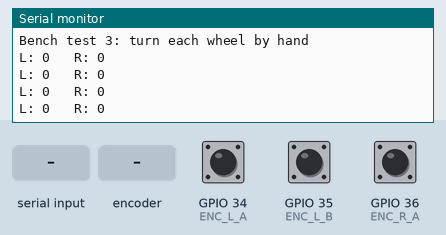
The sketch below on a simulated ESP32. Parts: the last lines printed to the serial monitor. Inputs (shaded band) come from the test bench; at power-on: GPIO 34 (ENC_L_A) HIGH, GPIO 35 (ENC_L_B) HIGH, GPIO 36 (ENC_R_A) HIGH.

Above: at 1.2 s.
1.3 s: "r" received over Serial
At 1.46 s:
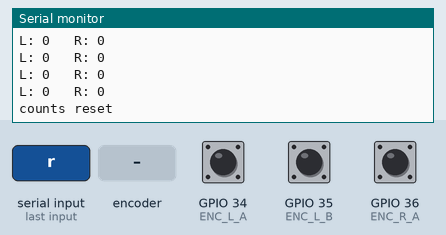
2.8 s: rotary encoder on GPIO 34 (ENC_L_A) / GPIO 35 (ENC_L_B) turned 1 step (first pin leading)
At 3.18 s:
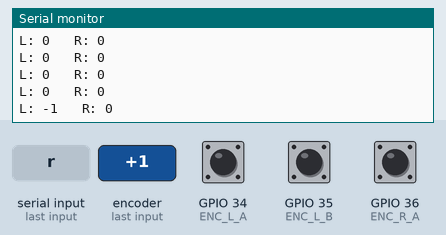
4.5 s: rotary encoder on GPIO 34 (ENC_L_A) / GPIO 35 (ENC_L_B) turned 1 step (first pin leading)
At 4.93 s:
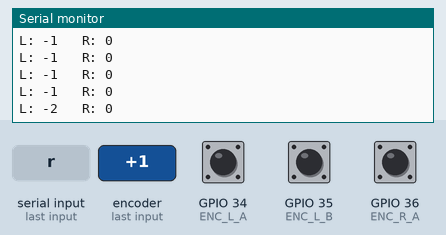
Timing chart, 0 to 7.5 s (numbered marks = the images above; inputs shaded):
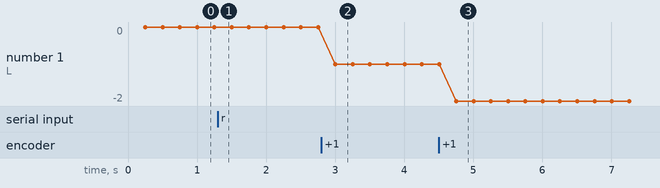

Measured:
- after the input at 1.3 s, the serial monitor: prints a new line at once (image 1)
- after the input at 2.8 s, the serial monitor: prints a new line after 0.20 s (image 2)
- after the input at 4.5 s, the serial monitor: prints a new line after 0.25 s (image 3)
- plotted number 1: 0 → -1 after the input at 2.8 s, -1 → -2 after the input at 4.5 s

The sketch:

test_03_encoders.ino
```cpp
// turn each wheel by hand, motors off. counts should move and go up for forward.
// counting down: swap that encoder's A and B. send 'r' over serial to zero.
// turn a wheel exactly one revolution to get the real ticks per rev.
// zeros or garbage: the encoder outputs may want 10k pull-ups to 3.3 V,
// pins 34-39 don't have internal ones.

#define ENC_L_A 34
#define ENC_L_B 35
#define ENC_R_A 36
#define ENC_R_B 39

volatile long countL = 0;
volatile long countR = 0;

void IRAM_ATTR onLeftA()  { if (digitalRead(ENC_L_B)) countL++; else countL--; }
void IRAM_ATTR onRightA() { if (digitalRead(ENC_R_B)) countR++; else countR--; }

void setup() {
  Serial.begin(115200);
  pinMode(ENC_L_A, INPUT); pinMode(ENC_L_B, INPUT);
  pinMode(ENC_R_A, INPUT); pinMode(ENC_R_B, INPUT);
  attachInterrupt(digitalPinToInterrupt(ENC_L_A), onLeftA, RISING);
  attachInterrupt(digitalPinToInterrupt(ENC_R_A), onRightA, RISING);
  Serial.println("Bench test 3: turn each wheel by hand");
}

void loop() {
  if (Serial.available() && Serial.read() == 'r') {
    noInterrupts(); countL = 0; countR = 0; interrupts();
    Serial.println("counts reset");
  }
  static unsigned long last = 0;
  if (millis() - last >= 250) {
    last = millis();
    Serial.print("L: "); Serial.print(countL);
    Serial.print("   R: "); Serial.println(countR);
  }
}
```
